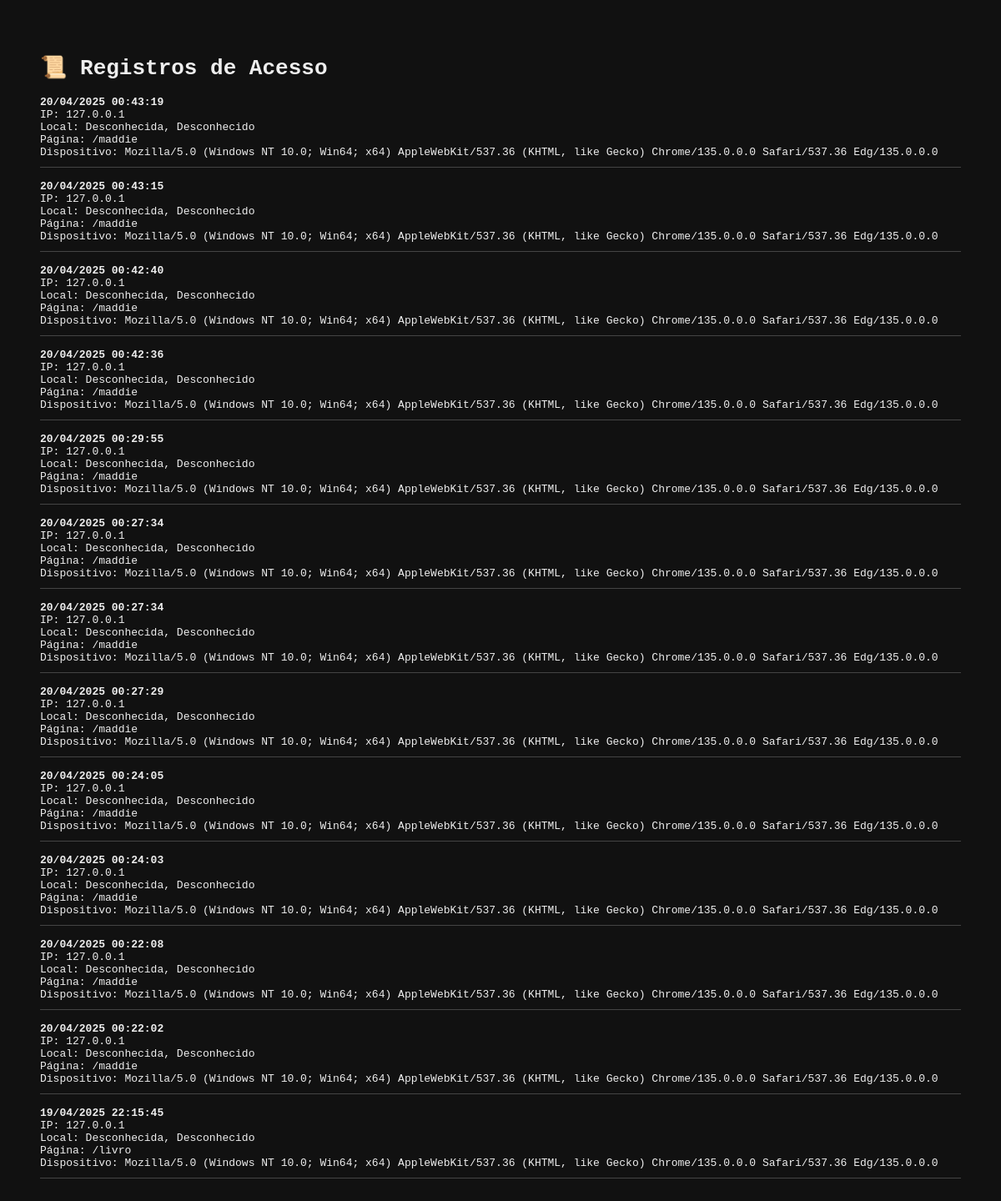
Before: /acessos with the older database file.
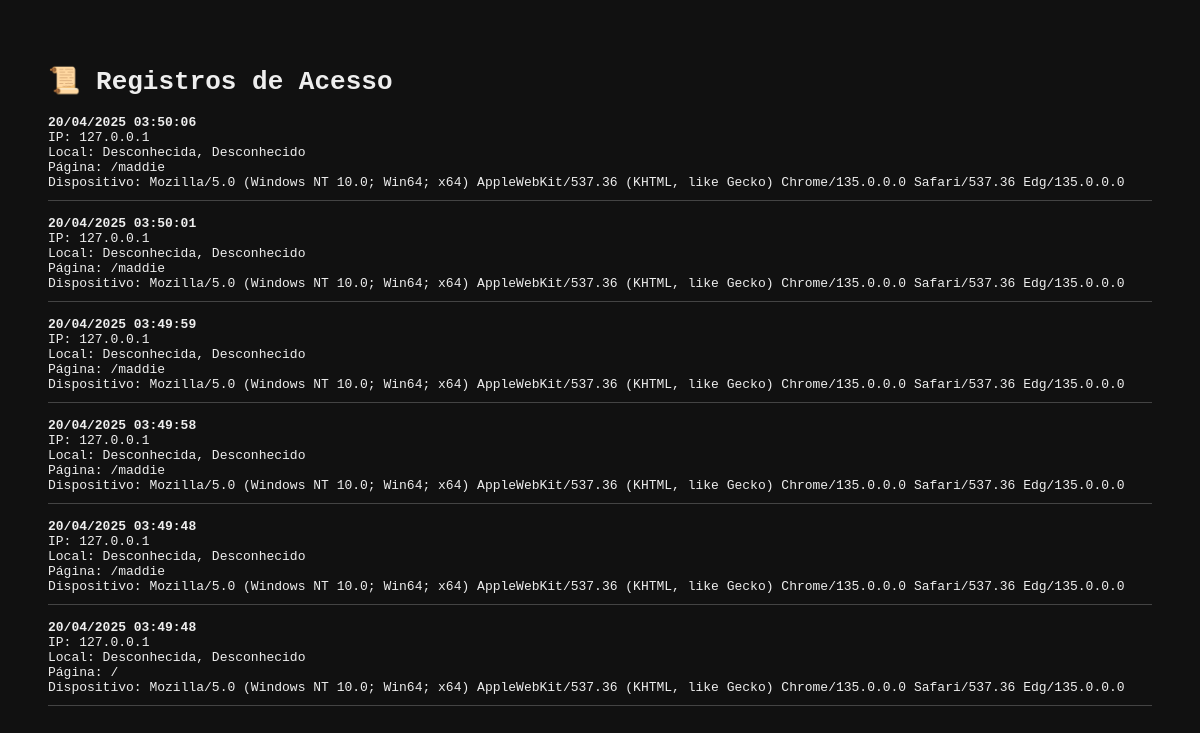
After: the same page with the newer database file.
### app.py (models this page shows)
class RegistroVisita(db.Model):
    id = db.Column(db.Integer, primary_key=True)
    ip = db.Column(db.String(100))
    user_agent = db.Column(db.String(300))
    cidade = db.Column(db.String(100))
    pais = db.Column(db.String(100))
    data_hora = db.Column(db.DateTime, default=datetime.utcnow)
    rota = db.Column(db.String(100))

### app.py (the view)
@app.route('/acessos')
def acessos():
    visitas = RegistroVisita.query.order_by(RegistroVisita.data_hora.desc()).all()
    return render_template('acessos.html', visitas=visitas)

### templates/acessos.html (shortened to what this page needs)
<!DOCTYPE html>
<html lang="pt-br">
<head>
</head>
<body>
    <h1>📜 Registros de Acesso</h1>
    {% for visita in visitas %}
        <div class="registro">
            <strong>{{ visita.data_hora.strftime('%d/%m/%Y %H:%M:%S') }}</strong><br>
            IP: {{ visita.ip }}<br>
            Local: {{ visita.cidade }}, {{ visita.pais }}<br>
            Página: {{ visita.rota }}<br>
            Dispositivo: {{ visita.user_agent }}
        </div>
    {% endfor %}
</body>
</html>

### templates/acessos.html (style rules this page uses)
body { background-color: #111; color: #eee; font-family: monospace; padding: 40px; }
.registro { border-bottom: 1px solid #444; margin-bottom: 15px; padding-bottom: 10px; }

Changed rows visible on the page:
removed RegistroVisita: data_hora "20/04/2025 00:43:19", ip "127.0.0.1", cidade "Desconhecida", pais "Desconhecido", rota "/maddie", user_agent "Mozilla/5.0 (Windows NT 10.0; Win64; x64) AppleWebKit/537.36 (KHTML, like Gecko) Chrome/135.0.0.0 Safari/537.36 Edg/135.0.0.0"
removed RegistroVisita: data_hora "20/04/2025 00:43:15", ip "127.0.0.1", cidade "Desconhecida", pais "Desconhecido", rota "/maddie", user_agent "Mozilla/5.0 (Windows NT 10.0; Win64; x64) AppleWebKit/537.36 (KHTML, like Gecko) Chrome/135.0.0.0 Safari/537.36 Edg/135.0.0.0"
removed RegistroVisita: data_hora "20/04/2025 00:42:40", ip "127.0.0.1", cidade "Desconhecida", pais "Desconhecido", rota "/maddie", user_agent "Mozilla/5.0 (Windows NT 10.0; Win64; x64) AppleWebKit/537.36 (KHTML, like Gecko) Chrome/135.0.0.0 Safari/537.36 Edg/135.0.0.0"
removed RegistroVisita: data_hora "20/04/2025 00:42:36", ip "127.0.0.1", cidade "Desconhecida", pais "Desconhecido", rota "/maddie", user_agent "Mozilla/5.0 (Windows NT 10.0; Win64; x64) AppleWebKit/537.36 (KHTML, like Gecko) Chrome/135.0.0.0 Safari/537.36 Edg/135.0.0.0"
removed RegistroVisita: data_hora "20/04/2025 00:29:55", ip "127.0.0.1", cidade "Desconhecida", pais "Desconhecido", rota "/maddie", user_agent "Mozilla/5.0 (Windows NT 10.0; Win64; x64) AppleWebKit/537.36 (KHTML, like Gecko) Chrome/135.0.0.0 Safari/537.36 Edg/135.0.0.0"
removed RegistroVisita: data_hora "20/04/2025 00:27:34", ip "127.0.0.1", cidade "Desconhecida", pais "Desconhecido", rota "/maddie", user_agent "Mozilla/5.0 (Windows NT 10.0; Win64; x64) AppleWebKit/537.36 (KHTML, like Gecko) Chrome/135.0.0.0 Safari/537.36 Edg/135.0.0.0"
removed RegistroVisita: data_hora "20/04/2025 00:27:34", ip "127.0.0.1", cidade "Desconhecida", pais "Desconhecido", rota "/maddie", user_agent "Mozilla/5.0 (Windows NT 10.0; Win64; x64) AppleWebKit/537.36 (KHTML, like Gecko) Chrome/135.0.0.0 Safari/537.36 Edg/135.0.0.0"
changed RegistroVisita (number 1 of 6 on the later page): data_hora "20/04/2025 00:27:29" → "20/04/2025 03:50:06"
changed RegistroVisita (number 2 of 6 on the later page): data_hora "20/04/2025 00:24:05" → "20/04/2025 03:50:01"
changed RegistroVisita (number 3 of 6 on the later page): data_hora "20/04/2025 00:24:03" → "20/04/2025 03:49:59"
changed RegistroVisita (number 4 of 6 on the later page): data_hora "20/04/2025 00:22:08" → "20/04/2025 03:49:58"
changed RegistroVisita (number 5 of 6 on the later page): data_hora "20/04/2025 00:22:02" → "20/04/2025 03:49:48"
changed RegistroVisita (number 6 of 6 on the later page): data_hora "19/04/2025 22:15:45" → "20/04/2025 03:49:48"; rota "/livro" → "/"
